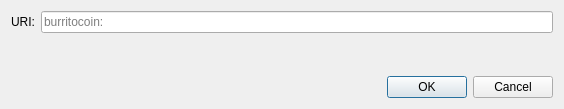
<?xml version="1.0" encoding="UTF-8"?>
<ui version="4.0">
 <class>OpenURIDialog</class>
 <widget class="QDialog" name="OpenURIDialog">
  <property name="geometry">
   <rect>
    <x>0</x>
    <y>0</y>
    <width>564</width>
    <height>109</height>
   </rect>
  </property>
  <property name="windowTitle">
   <string>Open burritocoin URI</string>
  </property>
  <layout class="QVBoxLayout" name="verticalLayout">
   <item>
    <layout class="QHBoxLayout" name="horizontalLayout">
     <item>
      <widget class="QLabel" name="label">
       <property name="text">
        <string>URI:</string>
       </property>
      </widget>
     </item>
     <item>
      <widget class="QValidatedLineEdit" name="uriEdit">
       <property name="placeholderText">
        <string notr="true">burritocoin:</string>
       </property>
      </widget>
     </item>
    </layout>
   </item>
   <item>
    <spacer name="verticalSpacer">
     <property name="orientation">
      <enum>Qt::Vertical</enum>
     </property>
     <property name="sizeHint" stdset="0">
      <size>
       <width>20</width>
       <height>40</height>
      </size>
     </property>
    </spacer>
   </item>
   <item>
    <widget class="QDialogButtonBox" name="buttonBox">
     <property name="orientation">
      <enum>Qt::Horizontal</enum>
     </property>
     <property name="standardButtons">
      <set>QDialogButtonBox::Cancel|QDialogButtonBox::Ok</set>
     </property>
    </widget>
   </item>
  </layout>
 </widget>
 <customwidgets>
  <customwidget>
   <class>QValidatedLineEdit</class>
   <extends>QLineEdit</extends>
   <header>qt/qvalidatedlineedit.h</header>
  </customwidget>
 </customwidgets>
 <resources/>
 <connections>
  <connection>
   <sender>buttonBox</sender>
   <signal>accepted()</signal>
   <receiver>OpenURIDialog</receiver>
   <slot>accept()</slot>
   <hints>
    <hint type="sourcelabel">
     <x>248</x>
     <y>254</y>
    </hint>
    <hint type="destinationlabel">
     <x>157</x>
     <y>274</y>
    </hint>
   </hints>
  </connection>
  <connection>
   <sender>buttonBox</sender>
   <signal>rejected()</signal>
   <receiver>OpenURIDialog</receiver>
   <slot>reject()</slot>
   <hints>
    <hint type="sourcelabel">
     <x>316</x>
     <y>260</y>
    </hint>
    <hint type="destinationlabel">
     <x>286</x>
     <y>274</y>
    </hint>
   </hints>
  </connection>
 </connections>
</ui>
